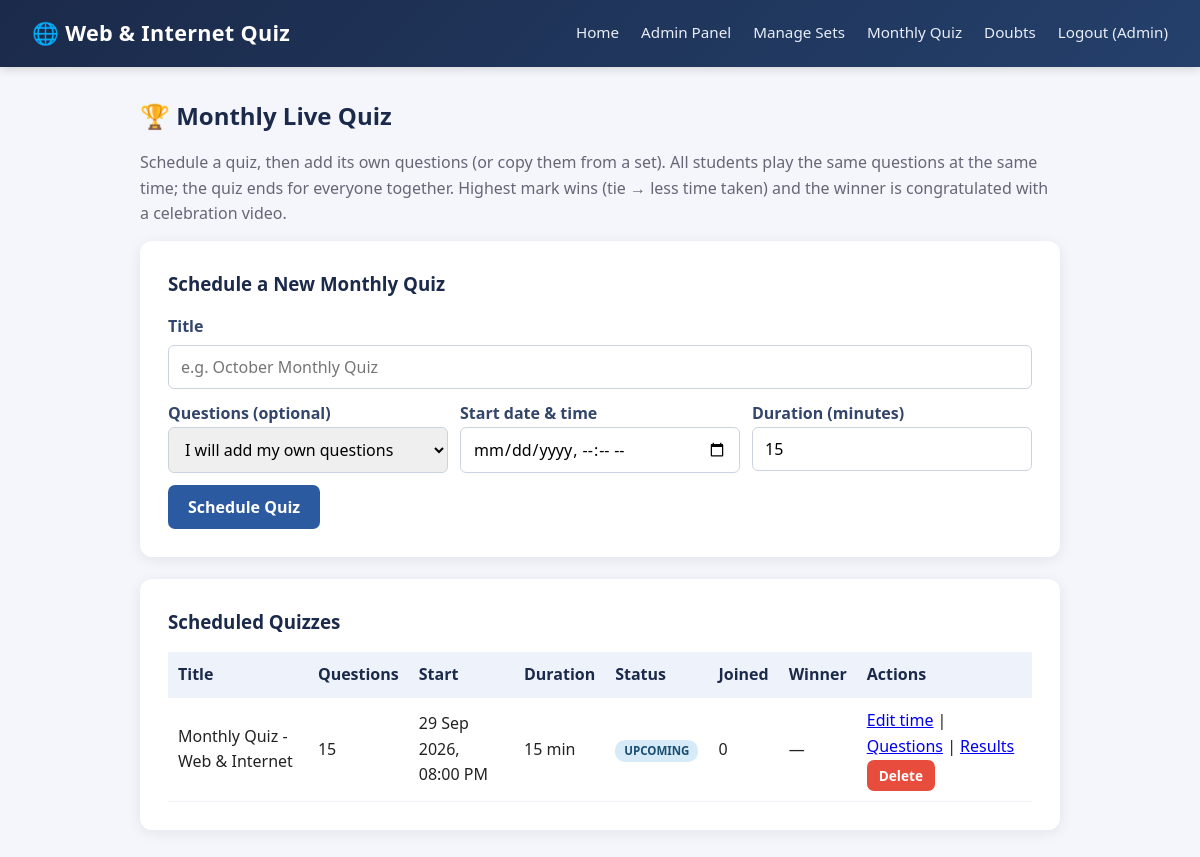
The app's page /admin/manage_monthly.php (signed in) with its own data.
### tables this page shows
CREATE TABLE IF NOT EXISTS monthly_quizzes (
    id INT AUTO_INCREMENT PRIMARY KEY,
    title VARCHAR(150) NOT NULL,
    start_time DATETIME NOT NULL,
    duration_minutes INT NOT NULL DEFAULT 15,
    created_at TIMESTAMP DEFAULT CURRENT_TIMESTAMP
);

### includes/monthly_helpers.php (called while the page is built, shortened)
<?php
function monthly_times($quiz) {
    $start = strtotime($quiz['start_time']);
    $end = $start + ((int)$quiz['duration_minutes']) * 60;
    return [$start, $end];
}
function monthly_status($quiz, $now = null) {
    $now = $now ?? time();
    list($start, $end) = monthly_times($quiz);
    if ($now < $start) return 'upcoming';
    return ($now <= $start + MONTHLY_JOIN_GRACE_SECONDS) ? 'joining' : 'running';
}

### admin/manage_monthly.php (the view, shortened to what this page needs)
<?php
require '../config/db.php';
require '../includes/monthly_helpers.php';
$edit = null;
$list = $conn->query("
    SELECT mq.*,
           (SELECT COUNT(*) FROM monthly_questions x WHERE x.monthly_id = mq.id) AS q_count,
           (SELECT COUNT(*) FROM monthly_attempts ma WHERE ma.monthly_id = mq.id) AS participants
    FROM monthly_quizzes mq
    ORDER BY mq.start_time DESC
");
?>
<!DOCTYPE html>
<html lang="en">
<head>
    <link rel="stylesheet" href="../css/style.css">
    <link rel="stylesheet" href="../css/features.css">
</head>
<body>
    <?php include '../includes/navbar.php'; ?>
    <div class="container">
        <h2>🏆 Monthly Live Quiz</h2>
        <p style="color:#667; margin-bottom:14px;">Schedule a quiz, then add its own questions (or copy them from a set). All students play the same questions at the same time; the quiz ends for everyone together. Highest mark wins (tie → less time taken) and the winner is congratulated with a celebration video.</p>
        <div class="card">
            <h3><?php echo $edit ? 'Edit Monthly Quiz' : 'Schedule a New Monthly Quiz'; ?></h3>
            <form method="POST" action="manage_monthly.php" style="max-width:none;">
                <label for="title">Title</label>
                <input type="text" id="title" name="title" placeholder="e.g. October Monthly Quiz" value="<?php echo $edit ? htmlspecialchars($edit['title']) : ''; ?>" required>
                <div class="form-row">
                    <?php if (!$edit): ?>
                    <div>
                        <label for="copy_set_id">Questions (optional)</label>
                        <select id="copy_set_id" name="copy_set_id">
                            <option value="0">I will add my own questions</option>
                        </select>
                    </div>
                    <?php endif; ?>
                    <div>
                        <label for="start_time">Start date &amp; time</label>
                        <input type="datetime-local" id="start_time" name="start_time" value="<?php echo $edit ? date('Y-m-d\TH:i', strtotime($edit['start_time'])) : ''; ?>" required>
                    </div>
                    <div>
                        <label for="duration_minutes">Duration (minutes)</label>
                        <input type="number" id="duration_minutes" name="duration_minutes" value="<?php echo $edit ? (int)$edit['duration_minutes'] : 15; ?>" min="5" max="180" required>
                    </div>
                </div>
                <button type="submit" name="<?php echo $edit ? 'update_monthly' : 'add_monthly'; ?>"><?php echo $edit ? 'Save Changes' : 'Schedule Quiz'; ?></button>
            </form>
        </div>
        <div class="card">
            <h3>Scheduled Quizzes</h3>
            <table>
                <tr><th>Title</th><th>Questions</th><th>Start</th><th>Duration</th><th>Status</th><th>Joined</th><th>Winner</th><th>Actions</th></tr>
                <?php while ($m = $list->fetch_assoc()):
                    $st = monthly_status($m);
                    $winner = null;
                ?>
                    <tr>
                        <td><?php echo htmlspecialchars($m['title']); ?></td>
                        <td><?php echo (int)$m['q_count']; ?><?php if ((int)$m['q_count'] === 0): ?> <span class="pill pill-open">none!</span><?php endif; ?></td>
                        <td><?php echo date("d M Y, h:i A", strtotime($m['start_time'])); ?></td>
                        <td><?php echo (int)$m['duration_minutes']; ?> min</td>
                        <td>
                            <?php if ($st === 'upcoming'): ?><span class="pill pill-upcoming">UPCOMING</span>
                            <?php elseif ($st === 'ended'): ?><span class="pill pill-ended">ENDED</span>
                            <?php else: ?><span class="pill pill-live">● LIVE</span><?php endif; ?>
                        </td>
                        <td><?php echo (int)$m['participants']; ?></td>
                        <td><?php echo $winner ? '🏆 ' . htmlspecialchars($winner['name']) . ' (' . $winner['score'] . '/' . $winner['total_questions'] . ')' : '—'; ?></td>
                        <td>
                            <?php if ($st === 'upcoming'): ?><a href="manage_monthly.php?edit=<?php echo $m['id']; ?>">Edit time</a> |<?php endif; ?>
                            <a href="monthly_questions.php?id=<?php echo $m['id']; ?>">Questions</a> |
                            <a href="../monthly_leaderboard.php?id=<?php echo $m['id']; ?>">Results</a>
                            <form method="POST" action="manage_monthly.php" class="inline-form" onsubmit="return confirm('Delete this monthly quiz and all its results?');">
                                <button type="submit" name="delete_monthly" class="btn-danger">Delete</button>
                            </form>
                        </td>
                    </tr>
                <?php endwhile; ?>
            </table>
        </div>
    </div>
</body>
</html>

### css/style.css (style rules this page uses)
* { margin: 0; padding: 0; box-sizing: border-box; font-family: 'Segoe UI', Arial, sans-serif; }
body { background: #f4f6fb; color: #222; line-height: 1.6; }
.container { max-width: 960px; margin: 30px auto; padding: 0 20px; }
.card { background: white; border-radius: 12px; box-shadow: 0 3px 14px rgba(20,30,60,0.08); padding: 28px; margin-bottom: 22px; }
h1, h2, h3 { margin-bottom: 15px; color: #1b2a4a; }
form { display: flex; flex-direction: column; gap: 12px; max-width: 440px; }
input, select, textarea { padding: 10px 12px; border: 1px solid #ccd3e0; border-radius: 6px; font-size: 1rem; }
label { font-weight: 600; margin-bottom: -6px; color: #33456b; }
button, .btn { background: #2c5aa0; color: white; border: none; padding: 11px 20px; border-radius: 7px; cursor: pointer; font-size: 1rem; text-decoration: none; display: inline-block; width: fit-content; font-weight: 600; transition: background 0.15s, transform 0.1s; }
.btn-danger { background: #e74c3c; }
table { width: 100%; border-collapse: collapse; background: white; }
th, td { padding: 10px; border-bottom: 1px solid #eef1f6; text-align: left; }
th { background: #eef2fa; color: #1b2a4a; }

### css/features.css (style rules this page uses)
.pill { display:inline-block; font-size:0.72rem; font-weight:700; padding:2px 9px; border-radius:10px; }
.pill-upcoming { background:#d6eaf8; color:#1b4f72; }
.inline-form { display:inline; max-width:none; }
.inline-form button { padding:6px 12px; font-size:0.85rem; }
.form-row { display:grid; grid-template-columns:repeat(auto-fit,minmax(180px,1fr)); gap:12px; max-width:none; }
.form-row > div { display:flex; flex-direction:column; gap:6px; }

### records on screen
monthly_quizzes: title "Monthly Quiz - Web & Internet", q_count "15", start_time "29 Sep 2026, 08:00 PM", duration_minutes "15", participants "0"

### other values on screen
$_SESSION['name'] "Admin"
